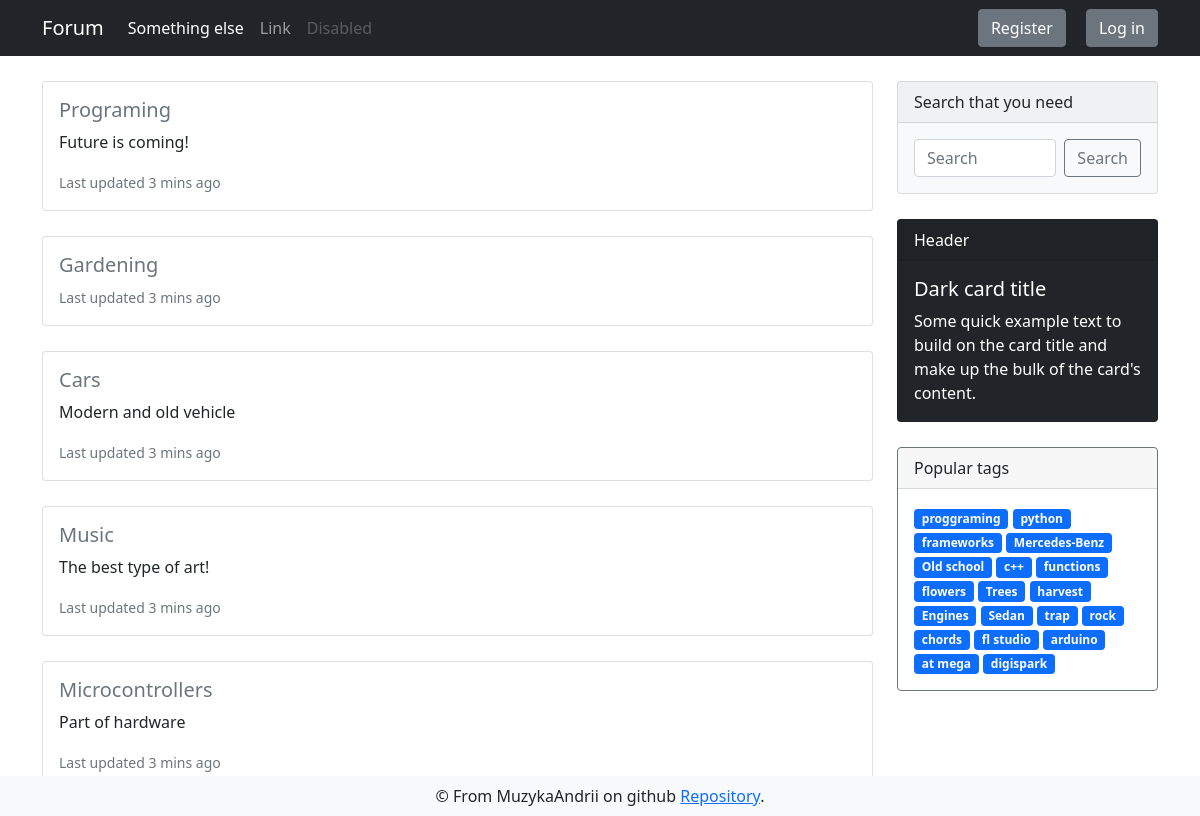
The page / on the database its author committed.
### app/models.py (models this page shows, shortened)
class DbMixin(object):
    def save(self):
        db.session.add(self)
        db.session.commit()

class Section(DbMixin, db.Model):
    id = db.Column(db.Integer, primary_key = True, autoincrement=True)
    name = db.Column(db.String(50), unique=True, nullable=False)
    description = db.Column(db.String(255), unique=True)
    slug = db.Column(db.String(100), unique=True, nullable=False)
    themes = db.relationship('Theme', backref='parent_section', lazy='dynamic')
    tags = db.relationship('Tag', backref='parent_section', lazy='dynamic')

class Tag(DbMixin, db.Model):
    id = db.Column(db.Integer, primary_key = True, autoincrement=True)
    name = db.Column(db.String(50), unique=True, nullable=False)
    slug = db.Column(db.String(100), unique=True, nullable=False)
    section_id = db.Column(db.Integer, db.ForeignKey('section.id'), nullable=False)

### app/views.py (the view)
@app.route('/forum')
@app.route('/')
def index():
    sections = Section.query.limit(7).all()
    return render_template('forum/main_page.html', sections=sections, tags=get_tags(), title='Sections list')

### app/views.py (called while the page is built)
@app.before_request
def update_last_seen():
    if current_user.is_authenticated:
        current_user.update_last_seen()

@app.before_request
@cache.cached(timeout=60)
def check_banned():
    if current_user.is_authenticated and current_user.is_banned == True:
        ban_reason = current_user.ban_reason
        logout_user()
        return render_template('alerts/banned.html', reason=ban_reason)

@cache.cached(timeout=600, key_prefix='tags')
def get_tags():
    return Tag.query.limit(25).all()

### app/templates/forum/main_page.html
{% extends "layouts/base.html" %}
{% block content %}
<div class="container">
    <div class="row">
        <div class="section col-md-9">
            {% for section in sections %}
            <div class="card d-flex">
                <div class="card-body">
                    <h5 class="card-title"><a class="link-secondary"
                            href="{{ url_for('themes_index', section_slug=section.slug) }}">{{ section.name }}</a></h5>
                    {% if section.description %}
                    <p class="card-text">
                        {{ section.description | truncate(100) }}
                    </p>
                    {% endif %}
                    <p class="card-text"><small class="text-muted">Last updated 3 mins ago</small></p>
                </div>
            </div>
            {% endfor %}
        </div>
        {% include "layouts/sidebar.html" %}
    </div>
</div>
{% endblock %}

### app/templates/layouts/sidebar.html
<div class="sidebar col-md-3">
    <div class="card text-dark bg-light mb-3" style="max-width: 18rem;">
        <div class="card-header">Search that you need</div>
        <div class="card-body d-flex">
            <input class="form-control me-2" type="search" placeholder="Search" aria-label="Search">
            <button class="btn btn-outline-secondary" type="submit">Search</button>
        </div>
    </div>
    <div class="card text-white bg-dark mb-3" style="max-width: 18rem;">
        <div class="card-header">Header</div>
        <div class="card-body">
            <h5 class="card-title">Dark card title</h5>
            <p class="card-text">Some quick example text to build on the card title and make up the bulk of the
                card's content.</p>
        </div>
    </div>
    <div class="card border-secondary mb-3" style="max-width: 18rem;">
        <div class="card-header">Popular tags</div>
        <div class="card-body text-secondary">
            {% for tag in tags %}
            <a href="{{ url_for('tags_discussions', tag_slug=tag.slug) }}" class="tag badge bg-primary">{{ tag.name }}</a>
            {% endfor %}
        </div>
    </div>
</div>

### app/static/css/style.css (style rules this page uses)
.card { margin: 25px 0; }
.link-secondary { text-decoration: none; }
.tag { text-decoration: none; }

### rows shown on the page
Section: name "Programing", description "Future is coming!"
Section: name "Gardening"
Section: name "Cars", description "Modern and old vehicle"
Section: name "Music", description "The best type of art!"
Section: name "Microcontrollers", description "Part of hardware"
Tag: name "proggraming"
Tag: name "python"
Tag: name "frameworks"
Tag: name "Mercedes-Benz"
Tag: name "Old school"
Tag: name "c++"
Tag: name "functions"
Tag: name "flowers"
Tag: name "Trees"
Tag: name "harvest"
Tag: name "Engines"
Tag: name "Sedan"
Tag: name "trap"
Tag: name "rock"
Tag: name "chords"
Tag: name "fl studio"
Tag: name "arduino"
Tag: name "at mega"
Tag: name "digispark"
